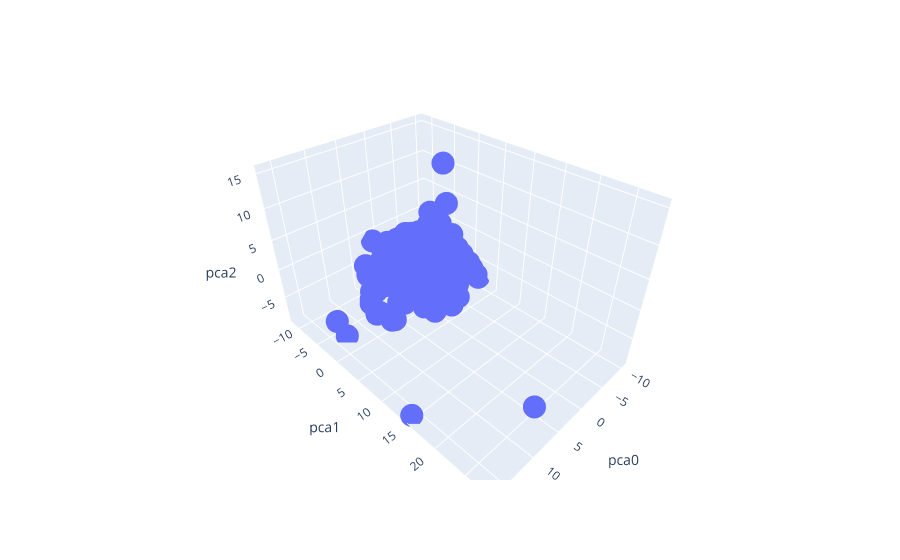

Notebook cell for this chart:
### Markdown cell above
#### Visualising 3D relationships (3 PCs)

### Code cell
fig = px.scatter_3d(principal_components_tables["3-components"], x='pca0', y='pca1', z='pca2')
fig.show()

### Figure 1 — Plotly figure (JSON) as saved in the notebook; plotly's stock layout.template omitted (floating-point values rounded to 4 significant figures; data arrays with more than 128 entries replaced by an {"elided": "..."} marker saying what was removed)
{"data": [{"hovertemplate": "pca0=%{x}<br>pca1=%{y}<br>pca2=%{z}<extra></extra>", "legendgroup": "", "marker": {"color": "#636efa", "symbol": "circle"}, "mode": "markers", "name": "", "scene": "scene", "showlegend": false, "type": "scatter3d", "x": {"elided": "528 float values"}, "y": {"elided": "528 float values"}, "z": {"elided": "528 float values"}}], "layout": {"legend": {"tracegroupgap": 0}, "margin": {"t": 60}, "scene": {"domain": {"x": [0, 1], "y": [0, 1]}, "xaxis": {"title": {"text": "pca0"}}, "yaxis": {"title": {"text": "pca1"}}, "zaxis": {"title": {"text": "pca2"}}}}}
